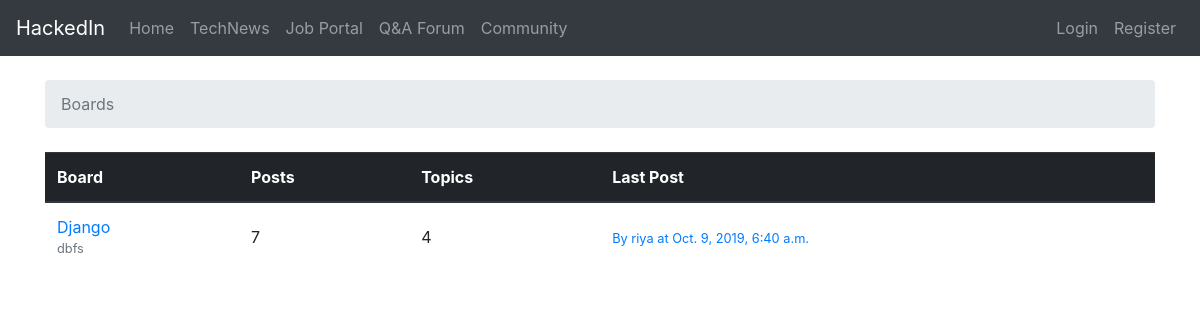
/forums/, run on an earlier commit of the app's database.
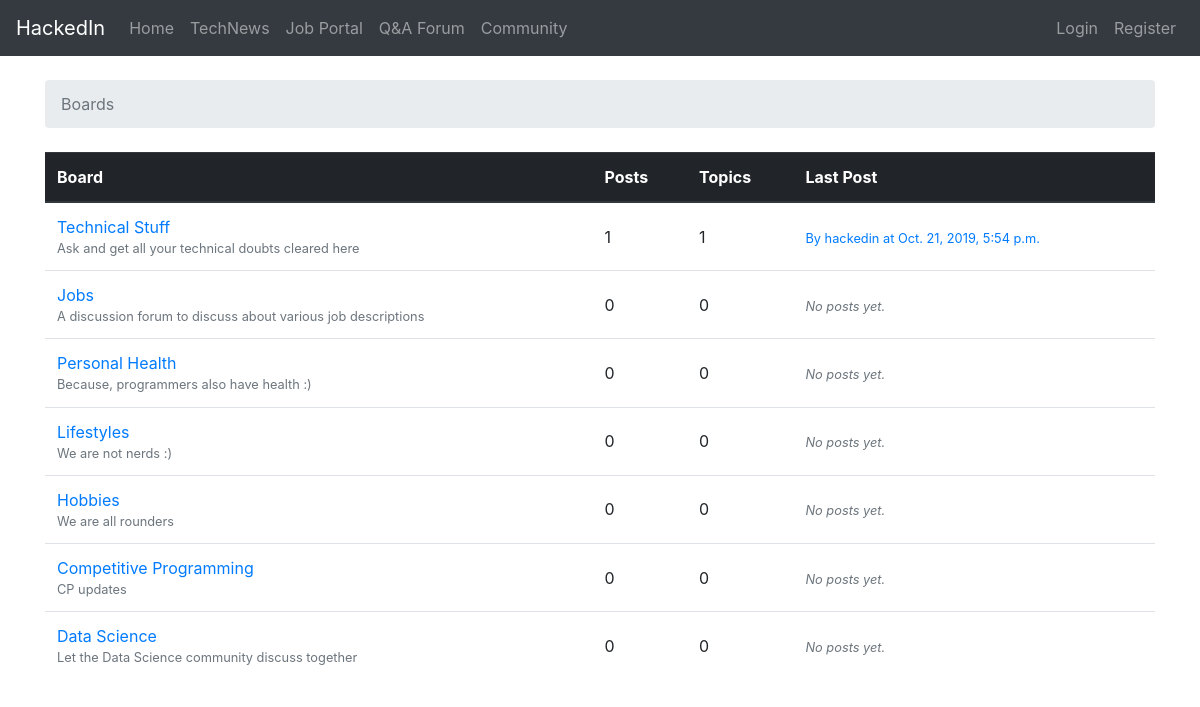
And on a later commit of the database.
### forums/models.py (models this page shows, shortened)
class Board(models.Model):
    name = models.CharField(max_length=30, unique=True)
    description = models.CharField(max_length=100)
    def get_posts_count(self):
        return Post.objects.filter(topic__board=self).count()
    def get_last_post(self):
        return Post.objects.filter(topic__board=self).order_by('-created_at').first()

class Post(models.Model):
    message = models.TextField(max_length=4000)
    topic = models.ForeignKey(
        Topic,
        on_delete=models.CASCADE,
        related_name='posts',
    )
    created_at = models.DateTimeField(auto_now_add=True)
    updated_at = models.DateTimeField(null=True)
    created_by = models.ForeignKey(
        settings.AUTH_USER_MODEL,
        on_delete=models.CASCADE,
        related_name='posts',
    )
    updated_by = models.ForeignKey(
        settings.AUTH_USER_MODEL,
        on_delete=models.CASCADE,
        null=True,
        related_name='+',
    )

### forums/views.py (the view)
# urls.py: path('',views.BoardListView.as_view(),name='home'),
class BoardListView(ListView):
    template_name = 'forums/home.html'
    model = Board

### forums/templates/forums/home.html (shortened to what this page needs)
{% extends 'forums/base.html' %}
{% block breadcrumb %}
<li class="breadcrumb-item active">
    Boards
</li>
{% endblock %}
{% block content %}
<table class="table">
    <thead class="thead-dark">
        <tr>
            <th>Board</th>
            <th>Posts</th>
            <th>Topics</th>
            <th>Last Post</th>
        </tr>
    </thead>
    <tbody>
        {% for board in object_list %}
            <tr>
                <td>
                    <a href="{% url 'board_topics' board.pk %}">
                        {{ board.name }}
                    </a>
                    <small class="text-muted d-block">
                        {{ board.description }}
                    </small>
                </td>
                <td class="align-middle">{{ board.get_posts_count }}</td>
                <td class="align-middle">{{ board.topics.count }}</td>
                <td class="align-middle">
                    {% with post=board.get_last_post %}
                        {% if post %}
                            <small>
                                <a href="{% url 'topic_posts' board.pk post.topic.pk %}">
                                    By {{ post.created_by.username }} at {{ post.created_at }}
                                </a>
                            </small>
                        {% else %}
                            <small class="text-muted">
                                <em>No posts yet.</em>
                            </small>
                        {% endif %}
                    {% endwith %}
                </td>
            </tr>
        {% endfor %}
    </tbody>
</table>
{% endblock %}

### forums/templates/forums/base.html (shortened to what this page needs)
<!doctype html>
<html lang="en">
<head>
    <link rel="stylesheet" href="https://maxcdn.bootstrapcdn.com/bootstrap/4.0.0/css/bootstrap.min.css"
>
</head>
<body>
{% block body %}
<nav class="navbar navbar-expand-lg navbar-dark bg-dark">
            <a class="navbar-brand" href="{% url 'homepage' %}">HackedIn</a>
              <div class="collapse navbar-collapse" id="navbarSupportedContent">
                <ul class="navbar-nav mr-auto">
                  <li class="nav-item">
                    <a class="nav-link" href="{% url 'homepage' %}">Home</a>
                  </li>
                  <li class="nav-item">
                    <a class="nav-link" href="{% url 'news' %}">TechNews</a>
                  </li>
                  <li class="nav-item">
                    <a class="nav-link" href="{% url 'jobs:index' %}">Job Portal</a>
                  </li>
                  <li class="nav-item">
                    <a class="nav-link" href="/forums/">Q&A Forum</a>
                  </li>
                  <li class="nav-item">
                    <a class="nav-link" href="/community/">Community</a>
                  </li>
                </ul>
            </div>
                <div class="navbar-nav">
                    {% if user.is_authenticated %}
                    <a class="nav-item nav-link" href="{% url 'profile' %}">Hello {{user.username}}</a>
                    <a class="nav-item nav-link" href="{% url 'logout' %}">Logout</a>
                    {% else %}
                    <a class="nav-item nav-link" href="{% url 'login' %}">Login</a>
                    <a class="nav-item nav-link" href="{% url 'register' %}">Register</a>
                    {% endif %}
                </div>
        </nav>
<div class="container">
    <ol class="breadcrumb my-4">
        {% block breadcrumb %}
        {% endblock %}
    </ol>
    {% block content %}
    {% endblock %}
</div>
{% endblock body %}
</body>
</html>

What changed in the data, as far as the page shows it:
removed Board: name "Django", description "dbfs", get_posts_count "7", topics.count "4", get_last_post.created_by.username "riya", get_last_post.created_at "Oct. 9, 2019, 6:40 a.m."
added Board: name "Technical Stuff", description "Ask and get all your technical doubts cleared here", get_posts_count "1", topics.count "1", get_last_post.created_by.username "hackedin", get_last_post.created_at "Oct. 21, 2019, 5:54 p.m."
added Board: name "Jobs", description "A discussion forum to discuss about various job descriptions", get_posts_count "0", topics.count "0", shows "No posts yet."
added Board: name "Personal Health", description "Because, programmers also have health :)", get_posts_count "0", topics.count "0", shows "No posts yet."
added Board: name "Lifestyles", description "We are not nerds :)", get_posts_count "0", topics.count "0", shows "No posts yet."
added Board: name "Hobbies", description "We are all rounders", get_posts_count "0", topics.count "0", shows "No posts yet."
added Board: name "Competitive Programming", description "CP updates", get_posts_count "0", topics.count "0", shows "No posts yet."
added Board: name "Data Science", description "Let the Data Science community discuss together", get_posts_count "0", topics.count "0", shows "No posts yet."
